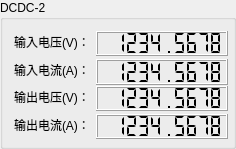
       <widget class="QGroupBox" name="groupBox_pv_3">
        <property name="minimumSize">
         <size>
          <width>236</width>
          <height>149</height>
         </size>
        </property>
        <property name="maximumSize">
         <size>
          <width>236</width>
          <height>149</height>
         </size>
        </property>
        <property name="title">
         <string>DCDC-2</string>
        </property>
        <layout class="QGridLayout" name="gridLayout_4">
         <item row="0" column="0">
          <widget class="QLabel" name="label_dcdc2_input_voltage">
           <property name="text">
            <string>输入电压(V)：</string>
           </property>
          </widget>
         </item>
         <item row="0" column="1">
          <widget class="QLCDNumber" name="lcdNumber_dcdc2_input_voltage">
           <property name="minimumSize">
            <size>
             <width>132</width>
             <height>25</height>
            </size>
           </property>
           <property name="digitCount">
            <number>10</number>
           </property>
           <property name="segmentStyle">
            <enum>QLCDNumber::Flat</enum>
           </property>
           <property name="value" stdset="0">
            <double>1234.567800000000034</double>
           </property>
          </widget>
         </item>
         <item row="1" column="0">
          <widget class="QLabel" name="label_dcdc2_input_current">
           <property name="text">
            <string>输入电流(A)：</string>
           </property>
          </widget>
         </item>
         <item row="1" column="1">
          <widget class="QLCDNumber" name="lcdNumber_dcdc2_input_current">
           <property name="minimumSize">
            <size>
             <width>132</width>
             <height>26</height>
            </size>
           </property>
           <property name="digitCount">
            <number>10</number>
           </property>
           <property name="segmentStyle">
            <enum>QLCDNumber::Flat</enum>
           </property>
           <property name="value" stdset="0">
            <double>1234.567800000000034</double>
           </property>
          </widget>
         </item>
         <item row="2" column="0">
          <widget class="QLabel" name="label_dcdc2_output_voltage">
           <property name="text">
            <string>输出电压(V)：</string>
           </property>
          </widget>
         </item>
         <item row="2" column="1">
          <widget class="QLCDNumber" name="lcdNumber_dcdc2_output_voltage">
           <property name="minimumSize">
            <size>
             <width>132</width>
             <height>25</height>
            </size>
           </property>
           <property name="digitCount">
            <number>10</number>
           </property>
           <property name="segmentStyle">
            <enum>QLCDNumber::Flat</enum>
           </property>
           <property name="value" stdset="0">
            <double>1234.567800000000034</double>
           </property>
          </widget>
         </item>
         <item row="3" column="0">
          <widget class="QLabel" name="label_dcdc2_output_current">
           <property name="text">
            <string>输出电流(A)：</string>
           </property>
          </widget>
         </item>
         <item row="3" column="1">
          <widget class="QLCDNumber" name="lcdNumber_dcdc2_output_current">
           <property name="minimumSize">
            <size>
             <width>132</width>
             <height>25</height>
            </size>
           </property>
           <property name="digitCount">
            <number>10</number>
           </property>
           <property name="segmentStyle">
            <enum>QLCDNumber::Flat</enum>
           </property>
           <property name="value" stdset="0">
            <double>1234.567800000000034</double>
           </property>
          </widget>
         </item>
        </layout>
       </widget>
